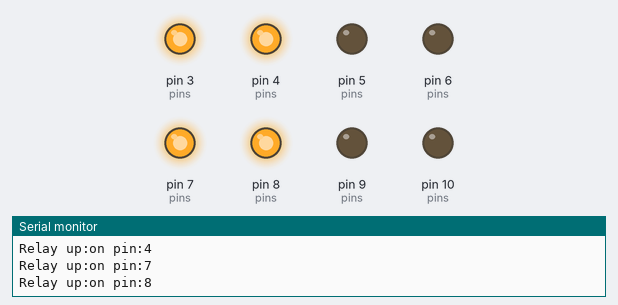
Bench run of a sketch on a simulated Arduino Uno, built with avr-gcc and run on an emulated ATmega328P. On the bench: output pins drawn as LEDs (lit = HIGH), the last lines printed to the serial monitor.

Above: at 0.75 s.
At 8.6 s:
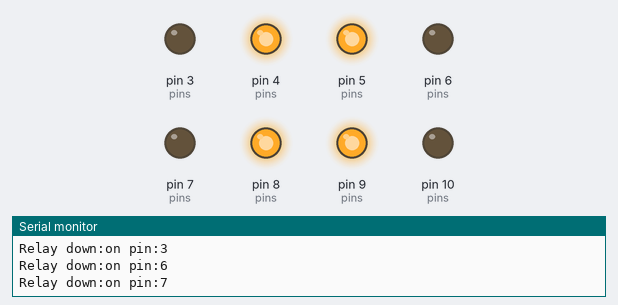
At 14.6 s:
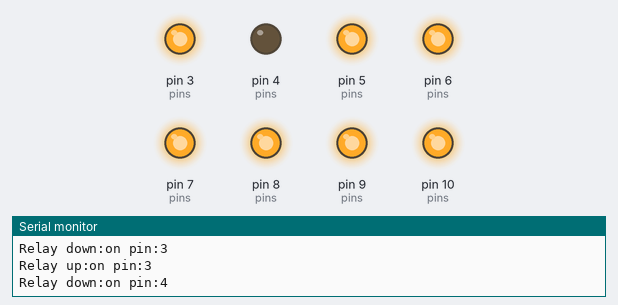
At 28.6 s:
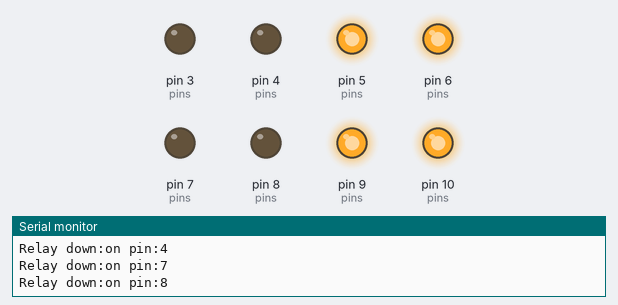
At 31.7 s:
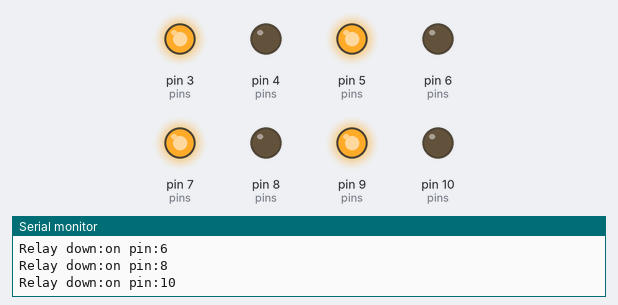
At 37.9 s:
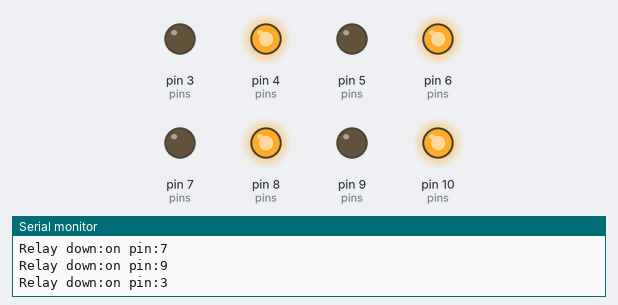
Timing chart, 0 to 39.4 s (numbered marks = the images above):
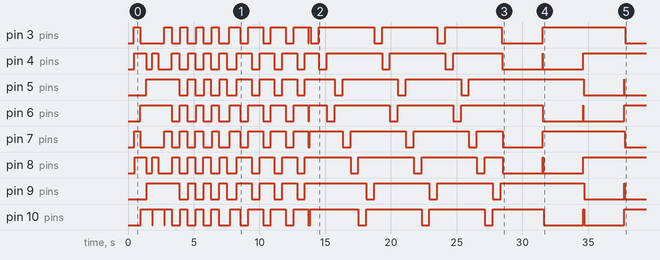

The sketch:

main.ino
```cpp
#include "relay.h"

using namespace std;

float time = 1000;
float weight;
int round_count;
int pins[] = {3,4,6,5,7,8,10,9};
const int relay_array_size = 8;
relay relay_array [relay_array_size];

void setup()
{
  Serial.begin(9600);
  for (int i = 0; i < relay_array_size; i++)
  {
    relay_array[i].set_pin(pins[i]);
    if(i > 0)
    {
      relay_array[i-1].set_next_relay(&relay_array[i]);
    }
  }
  relay_array[relay_array_size-1].set_next_relay(&relay_array[0]);
}


void loop()
{
  //pattern_1();
  pattern_2();
  pattern_3();
  pattern_4();
  reverse_pattern_1();
  reverse_pattern_2();
}


//Pattern 1 - blinking one by one
void pattern_1()
{
  weight = 0.4;
  for (int i = 0; i < relay_array_size; i++)
  {
    relay_array[i].on();
    delay(time*weight);
    relay_array[i].off();
  }
}

//Pattern 2 - blink two by two
void pattern_2()
{
  weight = 0.4;
  round_count = 3;
  for(int i = 0; i < relay_array_size/2-1; i++)
  {
    relay_array[i].on();
    relay_array[i].next_relay()->on();
    relay_array[i+4].on();
    relay_array[i+4].next_relay()->on();

    delay(time*weight);
    relay_array[i].off();
    relay_array[i+4].off();

    if((i == relay_array_size/2 - 2) and round_count > 0)
      i = 0;
      round_count--;
  }
}

//Pattern 3
void pattern_3()
{
  weight = 0.5;
  for(int i = 0; i < relay_array_size; i++)
  {
    relay_array[i].on();
    relay_array[i].next_relay()->next_relay()->on();
    relay_array[i].next_relay()->next_relay()->next_relay()->next_relay()->on();
    relay_array[i].next_relay()->next_relay()->next_relay()->next_relay()->next_relay()->next_relay()->on();
    delay(time*weight);
    relay_array[i].off();
    relay_array[i].next_relay()->next_relay()->off();
    relay_array[i].next_relay()->next_relay()->next_relay()->next_relay()->off();
    relay_array[i].next_relay()->next_relay()->next_relay()->next_relay()->next_relay()->next_relay()->off();
  }
}

//Pattern 4 : modified pattern 3
void pattern_4()
{
  weight = 0.5;
  down_all();
  for(int i = 0; i < relay_array_size-1; i++)
  {
    relay_array[i].on();
    relay_array[i].next_relay()->next_relay()->on();
    relay_array[i].next_relay()->next_relay()->next_relay()->next_relay()->on();
    relay_array[i].next_relay()->next_relay()->next_relay()->next_relay()->next_relay()->next_relay()->on();
    delay(time*weight);
    relay_array[i].next_relay()->on();
    relay_array[i].next_relay()->next_relay()->next_relay()->on();
    relay_array[i].next_relay()->next_relay()->next_relay()->next_relay()->next_relay()->on();
    relay_array[i].next_relay()->next_relay()->next_relay()->next_relay()->next_relay()->next_relay()->next_relay()->on();
    delay(time*weight/2);
    relay_array[i].off();
    relay_array[i].next_relay()->next_relay()->off();
    relay_array[i].next_relay()->next_relay()->next_relay()->next_relay()->off();
    relay_array[i].next_relay()->next_relay()->next_relay()->next_relay()->next_relay()->next_relay()->off();
  }
}

//Reverse of pattern 1
void reverse_pattern_1()
{
  weight = 0.6;
  round_count = 3;
  up_all();
  for (int i = 0; i < relay_array_size && round_count > 0; i++)
  {
    relay_array[i].off();
    delay(weight*time);
    relay_array[i].on();
    if(i == relay_array_size -1)
    {
      i = -1;
      round_count--;
    }
  }
}

//Reverse of pattern 2
void reverse_pattern_2()
{
  weight = 3;
  //round_count = 3;

  up_all();

  for(int i = 0; i < relay_array_size; i++)
  {
    relay_array[i].off();
    relay_array[i].next_relay()->off();
    relay_array[i].next_relay()->next_relay()->next_relay()->next_relay()->off();
    relay_array[i].next_relay()->next_relay()->next_relay()->next_relay()->next_relay()->off();

    delay(time*weight);

    relay_array[i].on();
    relay_array[i].next_relay()->on();
    relay_array[i].next_relay()->next_relay()->next_relay()->next_relay()->on();
    relay_array[i].next_relay()->next_relay()->next_relay()->next_relay()->next_relay()->on();

    //if((i == relay_array_size/2 - 2) and round_count > 0)
    //{
    //  i = -1;
    //  round_count--;
    //}
  }
}

void down_all()
{
  for (int i = 0; i < relay_array_size; i++)
  {
    relay_array[i].off();
  }
}

void up_all()
{
  for (int i = 0; i < relay_array_size; i++)
  {
    relay_array[i].on();
  }
}
```

relay.cpp
```cpp
#include "relay.h"
#include <Arduino.h>

//#include <iostream>
using namespace std;

relay::relay()
{
  Serial.println("Relay Created");
}

int relay::_pin_()
{
  return pin;
}

void relay::set_pin(int p)
{
  //Serial.begin(9600);
  this->pin = p;
  Serial.print("Relay Created ::Reference Pin: ");
  Serial.println(p);
  pinMode(p, OUTPUT);
}

void relay::set_next_relay(relay * _next)
{
  this->next = _next;
  sprintf(buff,"%p",next);
  Serial.print("Set Next Relay at :: ");
  Serial.println(buff);
}

relay * relay::next_relay()
{
  return next;
}

void relay::on()
{
  digitalWrite(pin, HIGH);
  Serial.print("Relay up:on pin:");
  Serial.println(pin);
}

void relay::off()
{
  digitalWrite(pin, LOW);
  Serial.print("Relay down:on pin:");
  Serial.println(pin);
}
```

relay.h
```cpp
#ifndef relay_h
#define relay_h

class relay
{
    private:
        int pin;
        relay* next = nullptr;
        char buff[6];

    public:
        relay();
        void set_pin(int p);
        int _pin_();
        void set_next_relay(relay * _next);
        relay * next_relay();
        void on();
        void off();
};

#endif
```

Measured:
- by itself, pin 3 (pins): LOW → HIGH at 0.45 s, → LOW 0.48 s later, → HIGH 1.8 s later, → LOW 0.56 s later, … (28 changes in this stretch)
- by itself, pin 4 (pins): LOW → HIGH at 0.47 s, → LOW 0.92 s later, → HIGH 0.46 s later, → LOW 0.46 s later, … (29 changes in this stretch)
- by itself, pin 5 (pins): LOW → HIGH at 1.4 s, → LOW 2.5 s later, → HIGH 0.62 s later, → LOW 0.58 s later, … (24 changes in this stretch)
- by itself, pin 6 (pins): LOW → HIGH at 0.93 s, → LOW 2.4 s later, → HIGH 0.62 s later, → LOW 0.58 s later, … (27 changes in this stretch)
- by itself, pin 7 (pins): LOW → HIGH at 0.49 s, → LOW 0.44 s later, → HIGH 1.8 s later, → LOW 0.54 s later, … (28 changes in this stretch)
- by itself, pin 8 (pins): LOW → HIGH at 0.51 s, → LOW 0.88 s later, → HIGH 0.47 s later, → LOW 0.44 s later, … (29 changes in this stretch)
- by itself, pin 9 (pins): LOW → HIGH at 1.4 s, → LOW 2.5 s later, → HIGH 0.66 s later, → LOW 0.54 s later, … (24 changes in this stretch)
